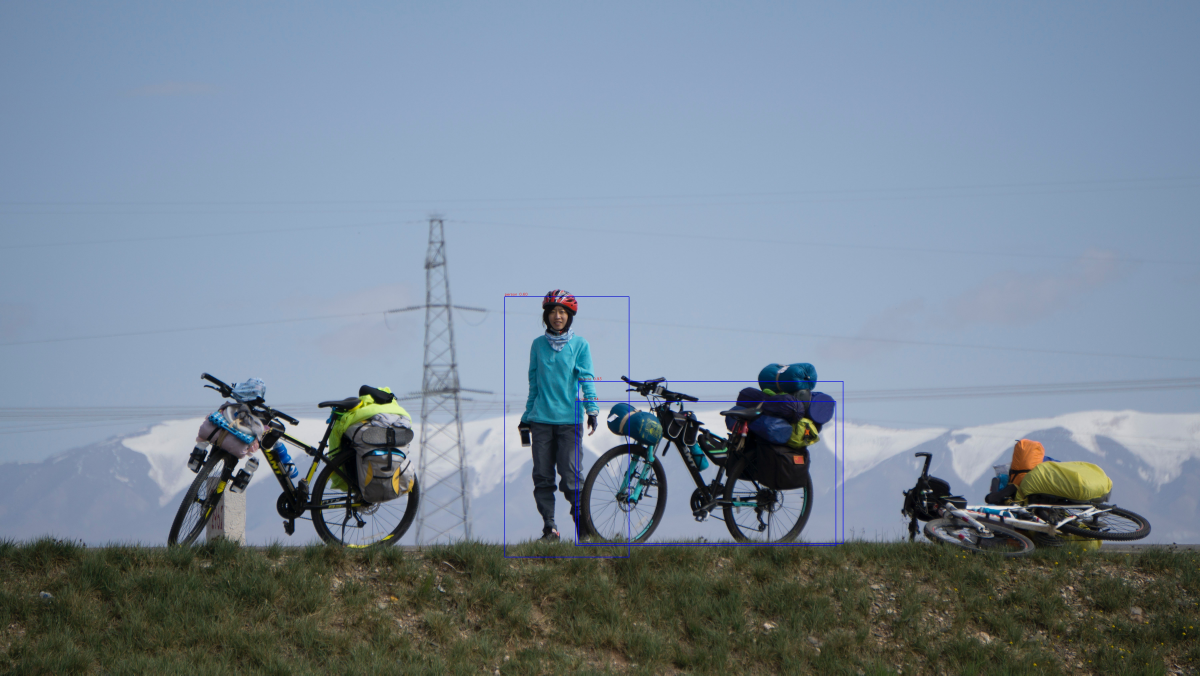
#> input picture jingxiang-gao-489454-unsplash.jpg, 6000 x 3376 px, given in place of drone.jpg, which was not available (shown at 1/5 size)
$ jupyter execute --allow-errors scratchpad.ipynb   (shell and % lines are left out)   (text cells are left out)
#> lines starting #> are read from the running program, lines starting #| are printed output that depends on the picture; after the words box and inside, x2 and y2 are one past the last pixel; in counts of white or black regions, pixels touching at a corner belong together; pictures that were not available may be replaced by others from this repository, and a replacement may not be noted
[cell 1]
import cv2
import numpy as np
import matplotlib.pyplot as plt

#> (a cell that did not finish here is left out)

[cell 3]
cd drone-defense-wall/

[cell 4]
img=cv2.imread("data/drone.jpg")
#> img is the input picture: shape (3376, 6000, 3); mean B, G, R 150.2, 135.4, 120.3
img=cv2.cvtColor(img,cv2.COLOR_BGR2RGB)
plt.imshow(img)

[cell 5]
blur_img=cv2.medianBlur(img,5)

[cell 6]
plt.imshow(blur_img)

[cell 7]
gray_img=cv2.cvtColor(blur_img,cv2.COLOR_BGR2GRAY)
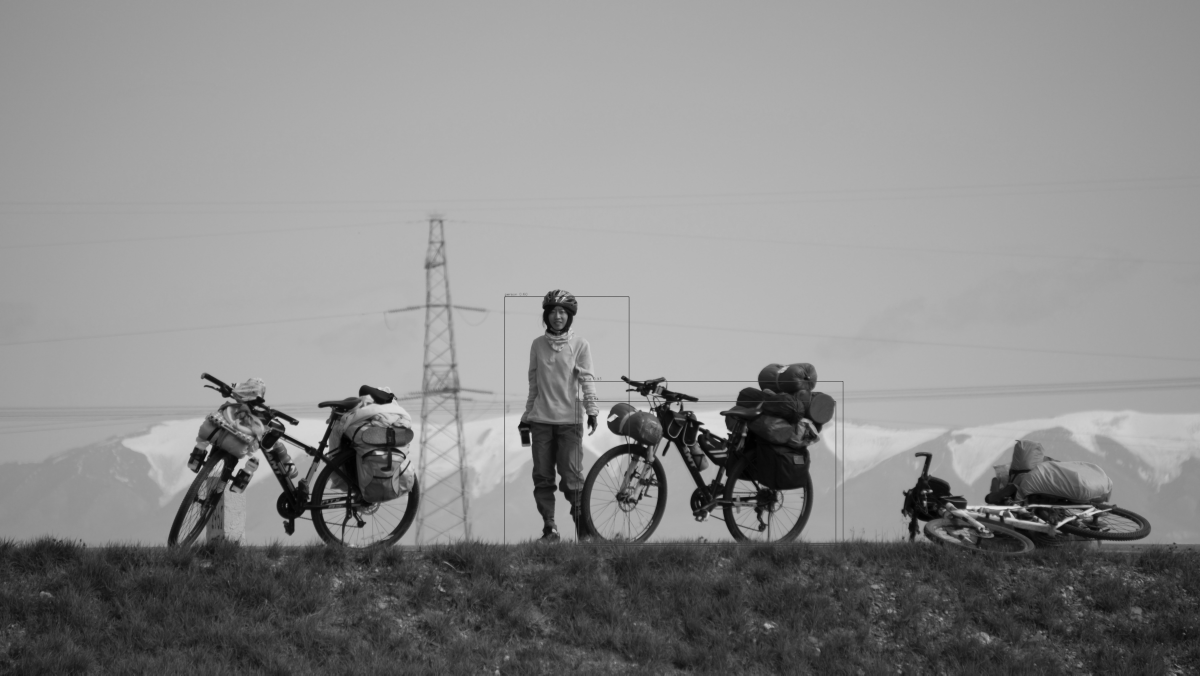
#> gray_img: shape (3376, 6000) (shown at 1/5 size); min 0, max 233, mean 138

[cell 8]
plt.imshow(gray_img,cmap="gray")

[cell 9]
gray_img.max()
#> Out = 233

[cell 10]
ret,sep_thresh=cv2.threshold(gray_img,160,255,cv2.THRESH_BINARY_INV)
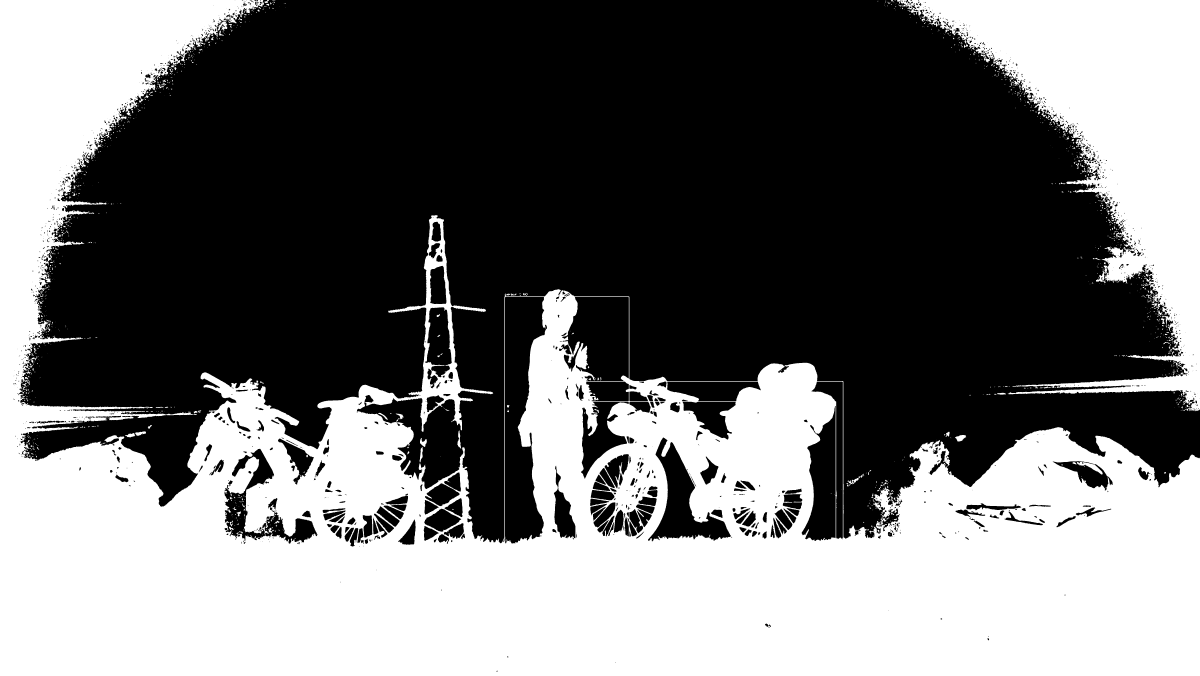
#> sep_thresh: shape (3376, 6000) (shown at 1/5 size); 44% white; 1401 white regions (953 under 20 px), largest, box (x1, y1, x2, y2) and area: (0, 0, 6000, 3376) 7704430, (4486, 0, 6000, 2056) 1165101, (5384, 2310, 5514, 2373) 2302

[cell 11]
plt.imshow(sep_thresh,cmap='gray')

[cell 12]
drone=img

[cell 13]
gray_drone=cv2.cvtColor(img,cv2.COLOR_RGB2GRAY)

[cell 14]
plt.imshow(gray_drone,cmap='gray')

[cell 15]
# let's do this on the actual image

gray=np.float32(gray_drone)

#corner_harris_detection
dst=cv2.cornerHarris(src=gray,blockSize=2,ksize=3,k=0.04)

#reusly is dilated for marking the corners, not important for actual corner deetection
# this is just so we can plot out the points on the image
dst=cv2.dilate(dst,None)

# threshold for an optimal value, it may vary depending on the image
drone[dst>0.01*dst.max()]=[255,0,0]
plt.imshow(drone)

[cell 16]
plt.imshow(dst,cmap='gray')

[cell 17]
dst

[cell 18]
img.shape
#> Out = (3376, 6000, 3)

[cell 19]
import numpy as np
import cv2
from matplotlib import pyplot as plt

# path to input image specified and
# image is loaded with imread command
#> (the rest of this cell did not finish here and is left out)

[cell 20]
def display(img,cmap='gray'):
    fig = plt.figure(figsize=(18,15))
    ax = fig.add_subplot(111)
    ax.imshow(img,cmap='gray')

[cell 21]
cd drone-defense-wall/

[cell 22]
img=cv2.imread('data/cropped_drone.jpg',0)
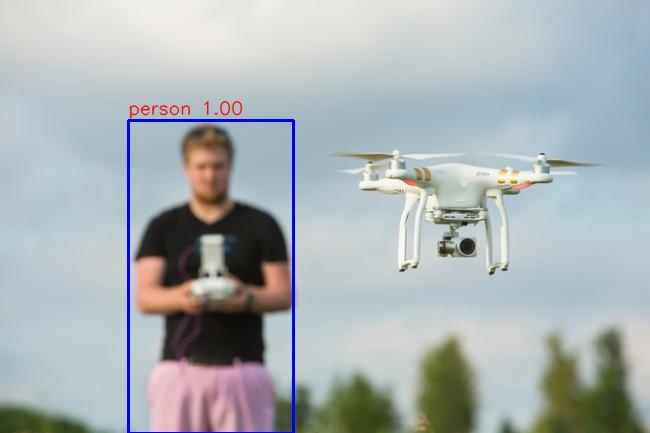
#> input picture 189.jpg, 650 x 433 px, given in place of cropped_drone.jpg, which was not available
#> img: shape (433, 650); min 11, max 255, mean 176

[cell 23]
drones = cv2.imread('data/drone2.jpg')
#> drones is the input picture: shape (433, 650, 3); mean B, G, R 180.8, 177.9, 170.5

[cell 24]
# Initiate SIFT detector
sift = cv2.xfeatures2d.SIFT_create()

# find the keypoints and descriptors with SIFT
kp1, des1 = sift.detectAndCompute(img,None)
#> kp1 = 298 keypoints; strongest (x, y, size): (468, 246, 10.3), (402, 270, 2.5), (491, 273, 2.8), (212, 247, 17.3)
kp2, des2 = sift.detectAndCompute(drones,None)
#> kp2 has the same summary as kp1

# FLANN parameters
FLANN_INDEX_KDTREE = 0
index_params = dict(algorithm = FLANN_INDEX_KDTREE, trees = 5)
search_params = dict(checks=50)

flann = cv2.FlannBasedMatcher(index_params,search_params)

matches = flann.knnMatch(des1,des2,k=2)
#> matches = 298 matches

# Need to draw only good matches, so create a mask
matchesMask = [[0,0] for i in range(len(matches))]
#> matchesMask = 298 pairs, first value 0 to 0, second value 0 to 0

# ratio test
for i,(match1,match2) in enumerate(matches):
    if match1.distance < 0.7*match2.distance:
        matchesMask[i]=[1,0]
#> after the loop, matchesMask = 298 pairs, first value 1 to 1, second value 0 to 0

draw_params = dict(matchColor = (0,255,0),
                   singlePointColor = (255,0,0),
                   matchesMask = matchesMask,
                   flags = 0)
#> draw_params = 4 items

flann_matches = cv2.drawMatchesKnn(img,kp1,drones,kp2,matches,None,**draw_params)
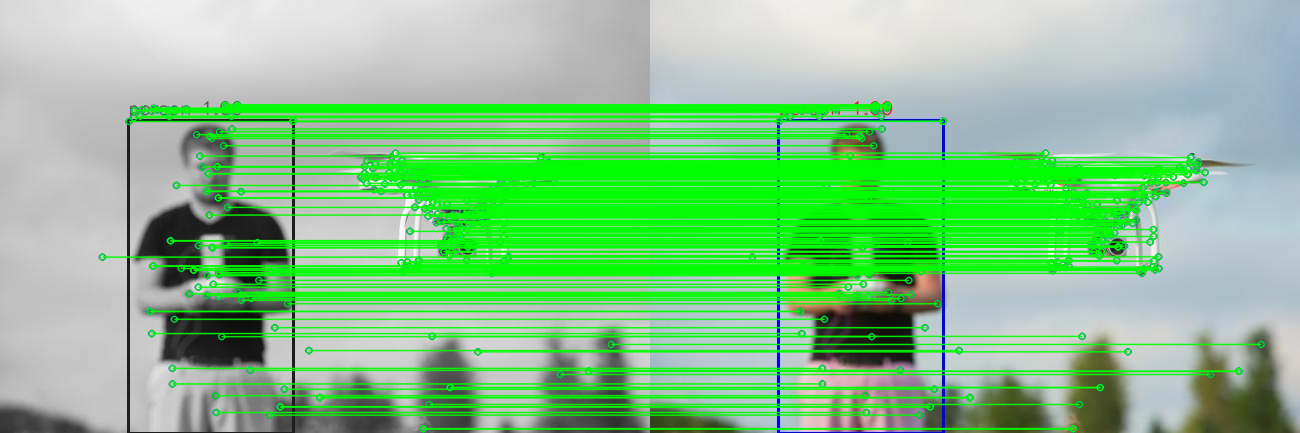
#> flann_matches: shape (433, 1300, 3); mean B, G, R 138.7, 196, 134.1

[cell 25]
plt.imshow(flann_matches)

[cell 26]
plt.imshow(img)

[cell 27]
import numpy as np
import cv2 as cv
from matplotlib import pyplot as plt
img = drones
mask = np.zeros(img.shape[:2],np.uint8)
bgdModel = np.zeros((1,65),np.float64)
fgdModel = np.zeros((1,65),np.float64)
rect = (50,50,450,290)
cv.grabCut(img,mask,rect,bgdModel,fgdModel,5,cv.GC_INIT_WITH_RECT)
mask2 = np.where((mask==2)|(mask==0),0,1).astype('uint8')
img = img*mask2[:,:,np.newaxis]
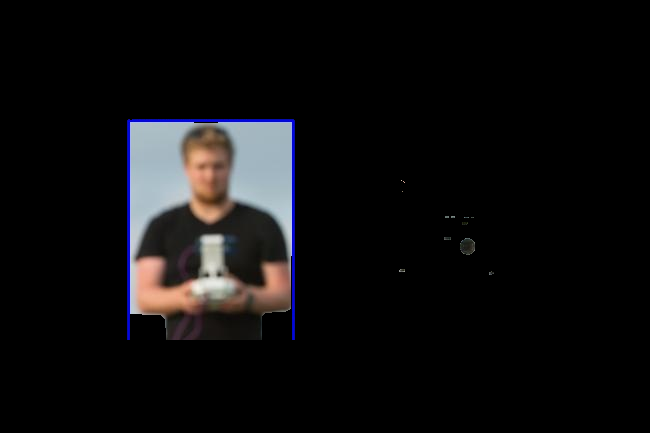
#> img: shape (433, 650, 3); mean B, G, R 14.8, 14, 14.7
plt.imshow(img),plt.colorbar(),plt.show()
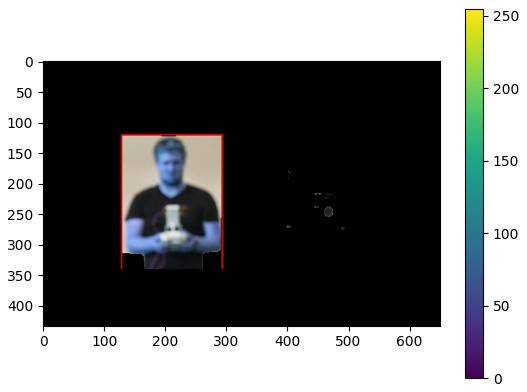
#> figure drawn by matplotlib, 2 panels; B, G, R data is drawn as R, G, B
#> `mask[..., 0] = angle * 180 / np.pi / 2`:
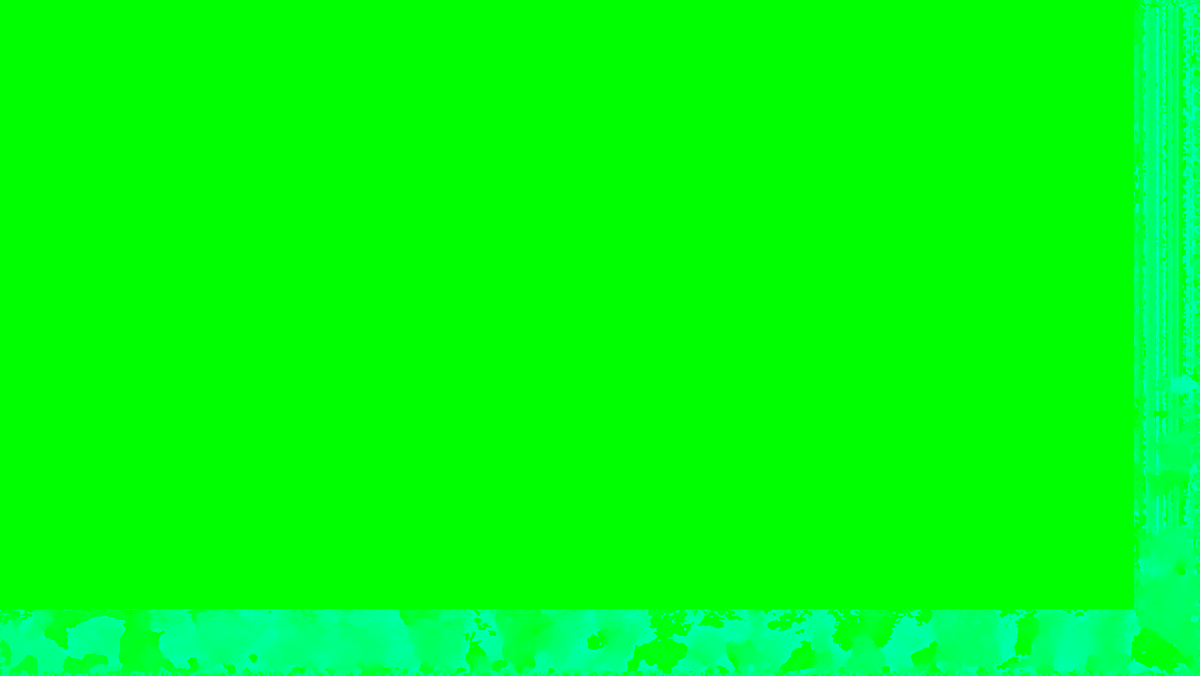
#> mask: shape (3376, 6000, 3) (shown at 1/5 size); mean of channels 0, 1, 2 14.9, 255, 0; drawn as B, G, R

[cell 28]
plt.imshow(drones)

[cell 29]
cd drone-defense-wall/data

[cell 30]
import cv2

[cell 31]
cv2.VideoCapture()

[cell 32]
# dense optical flow
import cv2 as cv
import numpy as np


# The video feed is read in as
# a VideoCapture object
cap = cv.VideoCapture("cam0.mp4")

# ret = a boolean return value from
# getting the frame, first_frame = the
# first frame in the entire video sequence
ret, first_frame = cap.read()

# Converts frame to grayscale because we
# only need the luminance channel for
# detecting edges - less computationally
# expensive
prev_gray = cv.cvtColor(first_frame, cv.COLOR_BGR2GRAY)

# Creates an image filled with zero
# intensities with the same dimensions
# as the frame
mask = np.zeros_like(first_frame)

# Sets image saturation to maximum
mask[..., 1] = 255

#> (the rest of this cell did not finish here and is left out)

#> (a cell that did not finish here is left out)

[cell 34]
cd drone-defense-wall/data

#> (a cell that did not finish here is left out)

[cell 36]
#!/usr/bin/env python
'''
Usage:
./ssearch.py input_image (f|q)
f=fast, q=quality
Use "l" to display less rects, 'm' to display more rects, "q" to quit.
'''

import sys
import cv2


# If image path and f/q is not passed as command
# line arguments, quit and display help message
if len(sys.argv) < 3:
    print(__doc__)
    sys.exit(1)

# speed-up using multithreads
cv2.setUseOptimized(True);
cv2.setNumThreads(4);

# read image
im = cv2.imread("155.jpg")
# resize image
newHeight = 200
#> (the rest of this cell did not finish here and is left out)

[cell 37]
import cv2

[cell 38]
import matplotlib.pyplot as plt

#> (a cell that did not finish here is left out)

[cell 40]
img = cv2.imread('1')

#> (a cell that did not finish here is left out)

#> (a cell that did not finish here is left out)

[cell 43]
import cv2
import numpy as np

image1 = cv2.imread('asa.png')

ret, thresh1 = cv2.threshold(image1, 120, 255, cv2.THRESH_BINARY_INV)

[cell 44]
import matplotlib.pyplot as plt

#> (a cell that did not finish here is left out)

[cell 46]
cv2.imwrite("dark_flow.png",thresh1)
#> Out = True
